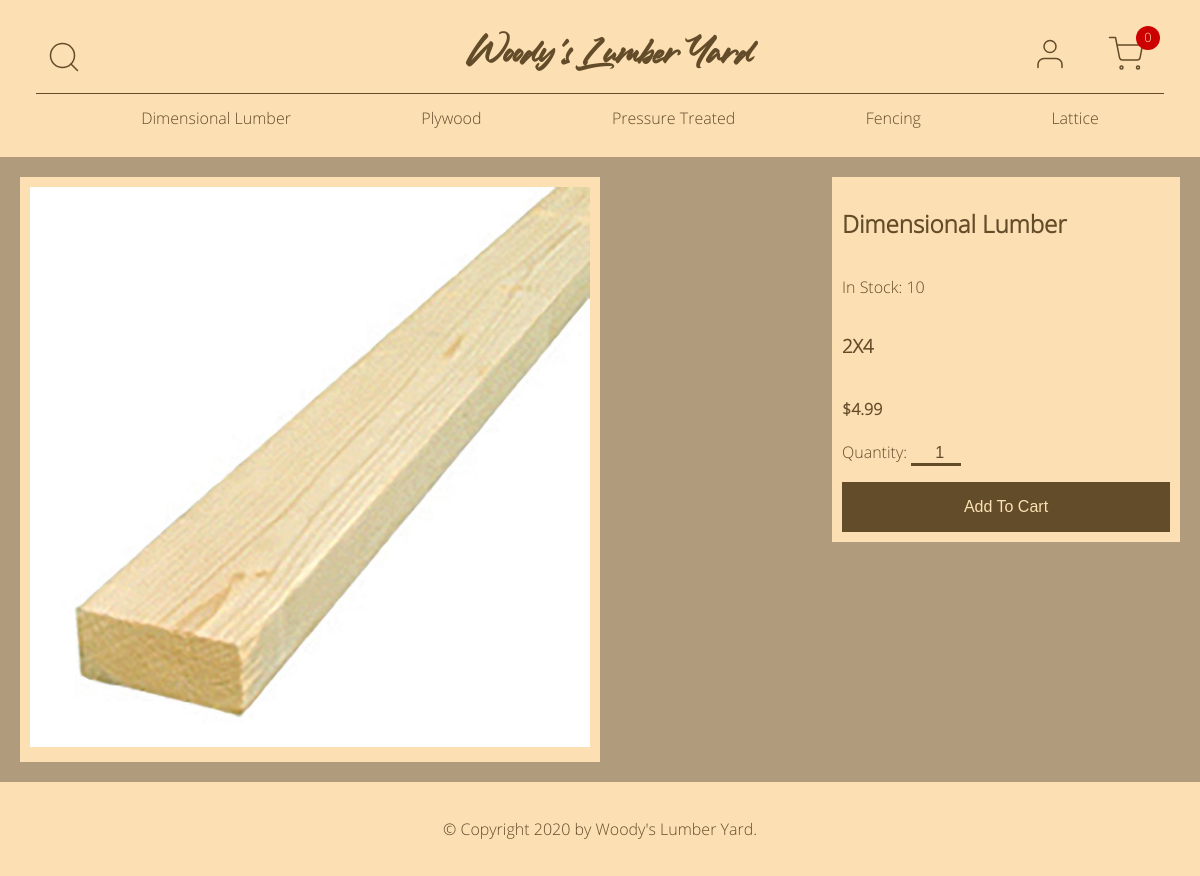
/products/1, run on the app's committed database.
### online_store/models.py (models this page shows, shortened)
class Category(db.Model):
    id = db.Column(db.Integer, primary_key=True)
    name = db.Column(db.String(20), unique=True, nullable=False)
    link = db.Column(db.String(20), nullable=True)
    products = db.relationship("Product", backref="category", lazy=True)
    date_created = db.Column(db.DateTime, default=datetime.utcnow)
    created_by_id = db.Column(db.Integer, db.ForeignKey("user.id"))
    def __str__(self):
        return self.name

class Product(db.Model):
    id = db.Column(db.Integer, primary_key=True)
    name = db.Column(db.String(100), unique=True, nullable=False)
    category_id = db.Column(db.Integer, db.ForeignKey("category.id"))
    price = db.Column(db.Numeric(scale=2), nullable=False)
    image = db.Column(db.String(40), nullable=False)
    quantity = db.Column(db.Integer, nullable=False)
    quantity_in_cart = db.Column(db.Integer, default=0, nullable=False)
    date_created = db.Column(db.DateTime, default=datetime.utcnow)
    created_by_id = db.Column(db.Integer, db.ForeignKey("user.id"))
    carts = db.relationship("Cart", secondary="product_cart_link")

### online_store/main/routes.py (the view)
@main.route("/products/<product_id>", methods=["POST", "GET"])
def product_detail(product_id):
    categories = Category.query.all()
    cart = None
    if not current_user.is_anonymous:
        cart = Cart.query.filter_by(user_id=current_user.id).first()
    product = Product.query.filter_by(id=product_id).first()
    form = ChooseProductQuantity()
    context = {
        "categories": categories,
        "product": product,
        "cart": cart,
        "form": form,
        "title": product.name,
    }
    return render_template("product_details.html", **context)

### online_store/main/forms.py
class ChooseProductQuantity(FlaskForm):
    quantity = IntegerField(
        "Quantity",
        default=1,
        validators=[DataRequired(), NumberRange(min=1, max=999)],
    )

### online_store/templates/product_details.html (shortened to what this page needs)
{% extends "base.html" %}
{% block head %}
{{ super() }}
{% endblock %}
{% block content %}
<div class="product-detail">
  <div class="product-detail-image">
    <img src="{{ url_for('static', filename='product-images/' + product.image) }}" alt="{{ product.name }}">
  </div>
  <div class="product-detail-text">
    <h2>{{ product.category }}</h2>
    <p>In Stock: <span class="in-stock">{{ product.quantity }}</span></p>
    <h3>{{ product.name }}</h3>
    <h4>${{ product.price }}</h4>
    <form class="product-detail-form" method="POST">
      {{ form.quantity.label }}:
      {% if form.quantity.errors %}
        {{ form.quantity(class="is-invalid form-quantity", min="1", max=product.quantity) }}
        <div class="invalid-feedback">
          {% for error in form.quantity.errors %}
            {{ error }}
          {% endfor %}
        </div>
      {% else %}
        {{ form.quantity(class="form-quantity", min="1", max=product.quantity) }}
      {% endif %}
    </form>
    <button type="button" class="add-to-cart" onclick="addManyToCart({{ product.id }})">Add To Cart</button>
  </div>
</div>
{% endblock %}

### online_store/templates/base.html (shortened to what this page needs)
<!DOCTYPE html>
<html lang="en">
<head>
  {% block head %}
  <link rel="stylesheet" type="text/css" href="{{ url_for('static', filename='css/main.css') }}">
  {% endblock %}
</head>
<body>
  <header>
    <div class="top-row">
      <div class="search">
        <img class="search-btn" src="/static/assets/search.svg" alt="Search Button">
      </div>
      <h1><a href="{{ url_for('main.home') }}">Woody's Lumber Yard</a></h1>
      <div class="user-icons">
        <a href="{{ url_for('users.account') }}">
          <img src="{{ url_for('static', filename='assets/user.svg') }}" alt="My Account">
        </a>
        <a href="{{ url_for('main.show_cart') }}">
          <img class="cart" src="{{ url_for('static', filename='assets/shopping-cart.svg') }}" alt="Shopping Cart">
          {% if cart %}
            <div class="cart-total">{{ cart.quantity }}</div>
          {% else %}
            <div class="cart-total">0</div>
          {% endif %}
        </a>
      </div>
    </div>
    {% if categories %}
    <nav>
      <ul>
        {% for category in categories %}
        <li><a href="/category/{{ category.link }}">{{ category.name }}</a></li>
        {% endfor %}
      </ul>
    </nav>
    {% endif %}
  </header>
  <main>
    {% block content %}{% endblock %}
  </main>
  <footer>
    <p>&copy; Copyright 2020 by <a href="/">Woody's Lumber Yard</a>.</p>
  </footer>
</body>
</html>

### online_store/static/css/main.css (style rules this page uses)
body main button, body main .products .product-grid .product-item button, body main .products .product-grid .product-item .product-form input[type=submit], body main .product-detail .product-detail-text button, body main .categories .category-list .category-item button, body main .full-form input[type=submit], body footer button { -ms-appearance: none; -moz-appearance: none; -webkit-appearance: none; appearance: none; padding: 1rem 2rem; display: inline-block; border: none; margin: 0; text-decoration: none; background: #634C29; color: #FCDFB3; font-size: 1rem; cursor: pointer; text-align: center; transition: background 150ms ease-in-out, transform 50ms ease; }
* { box-sizing: border-box; }
body { background-color: #FCDFB3; color: #634C29; font-family: "Open-Sans", sans-serif; margin: 0; text-align: center; }
body header { background-color: #FCDFB3; padding: 36px; padding-bottom: 0; }
body header .top-row { display: flex; flex-direction: row; justify-content: center; align-items: center; justify-content: space-between; }
body header .top-row .search { display: flex; flex-direction: row; justify-content: center; align-items: center; flex-basis: 33%; justify-content: flex-start; margin: 0 10px; }
body header .top-row .search img { height: 36px; cursor: pointer; }
body header .top-row .user-icons { padding: 0; margin: 0; }
body header .top-row .user-icons .cart-total { display: block; position: absolute; color: #FCDFB3; background-color: #CC0000; font-size: 0.8rem; padding-top: 0.15rem; border-radius: 50%; height: 24px; width: 24px; top: 26px; right: 40px; }
body header .top-row .user-icons a { margin: 0 10px; text-decoration: none; }
body header .top-row .user-icons a img { height: 36px; }
body header h1 { flex-basis: 33%; font-family: "Ledgewood", sans-serif; margin: 0; text-align: center; justify-self: center; }
body header h1 a { color: #634C29; text-decoration: none; }
body header .user-icons { display: flex; flex-direction: row; justify-content: center; align-items: center; justify-content: flex-end; flex-basis: 33%; }
body header .user-icons img { margin: 0 10px; }
body header nav { margin: 0; }
body header nav ul { align-items: center; border-top: 1px solid #634C29; display: flex; flex-direction: row; height: 3rem; justify-content: space-around; }
body header nav ul li { display: flex; }
body header nav ul li a { color: #634C29; text-decoration: none; }
body main { background-color: #B09C7D; padding: 20px; }
body main button { width: 100%; }
body main .product-detail { display: flex; flex-direction: row; justify-content: center; align-items: center; justify-content: space-between; align-items: flex-start; }
body main .product-detail .product-detail-image { flex-basis: 50%; background-color: #FCDFB3; padding: 10px; }
body main .product-detail .product-detail-image img { width: 100%; }
body main .product-detail .product-detail-text { display: flex; flex-direction: column; justify-content: center; align-items: center; flex-basis: 30%; align-items: flex-start; align-self: flex-start; padding: 10px; background-color: #FCDFB3; width: 35%; }
body main .product-detail .product-detail-text .product-detail-form input { background-color: transparent; border: none; border-bottom: 3px solid #634C29; outline: none; font-size: 1rem; color: #634C29; text-align: right; width: 50px; }
body main .product-detail .product-detail-text button { margin-top: 1rem; width: 100%; }
body footer { background-color: #FCDFB3; padding: 20px; }
body footer p a { color: #634C29; text-decoration: none; }

### data on the page
Category: name "Dimensional Lumber", category "Dimensional Lumber"
Category: name "Plywood"
Category: name "Pressure Treated"
Category: name "Fencing"
Category: name "Lattice"
Product: image (picture), quantity "10", name "2X4", price "4.99", quantity "1"
